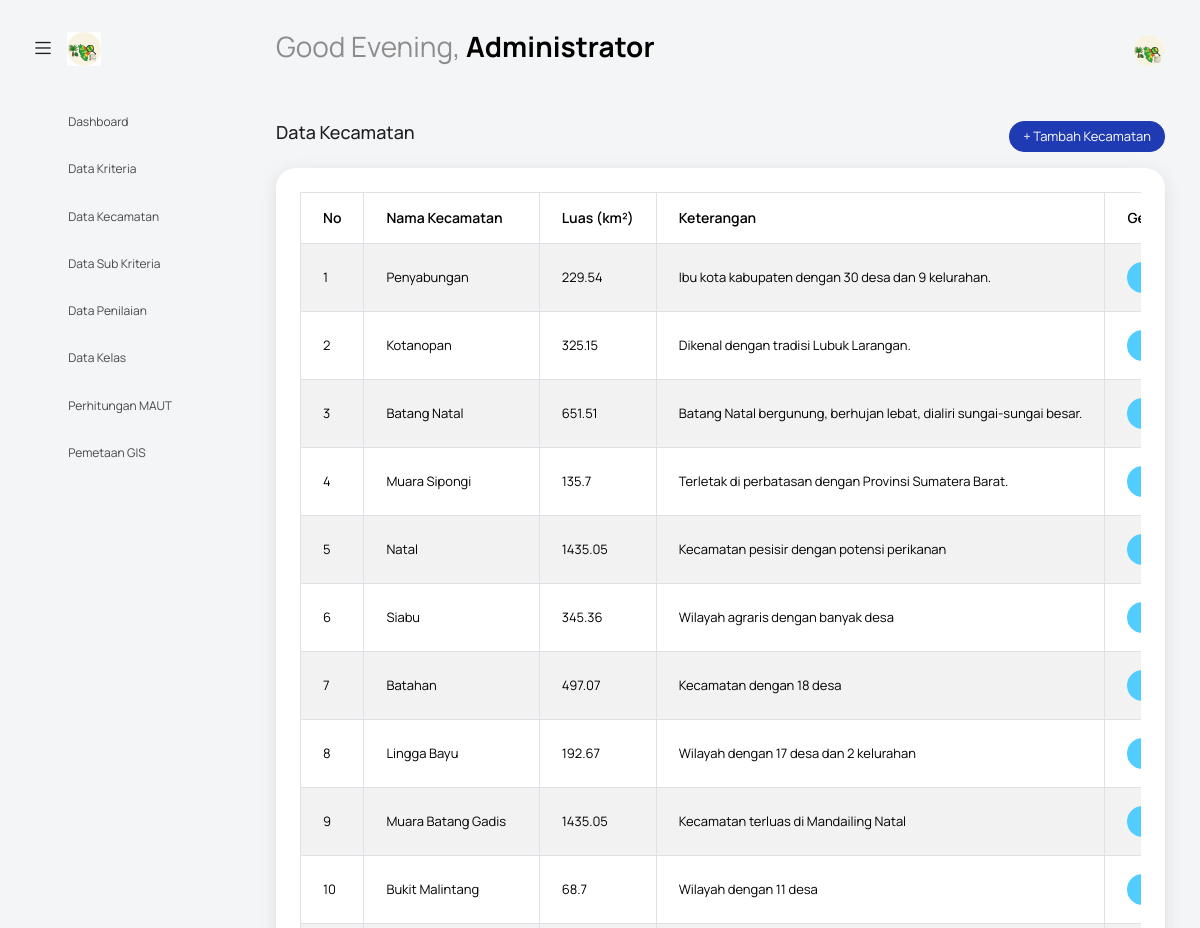
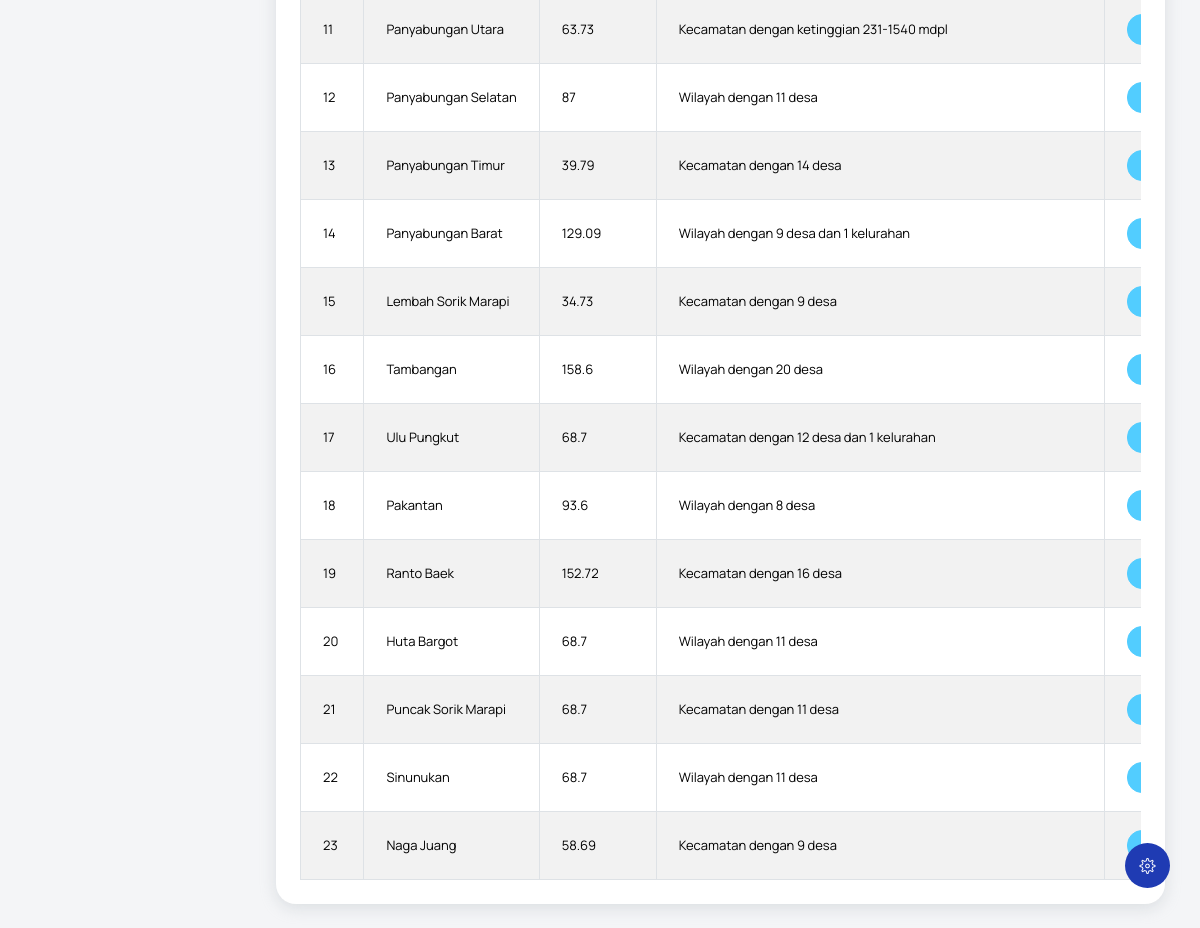
The page /index.php?controller=Kecamatan&action=index (signed in) on the database its author committed (2 pictures, top to bottom).
### tables this page shows
CREATE TABLE `geojson_kecamatan` (
  `id_geojson` int NOT NULL,
  `id_kecamatan` int NOT NULL,
  `data_geojson` mediumtext NOT NULL COMMENT 'Data GeoJSON untuk peta'
);

CREATE TABLE `kecamatan` (
  `id_kecamatan` int NOT NULL,
  `nama_kecamatan` varchar(100) NOT NULL,
  `luas` float DEFAULT NULL COMMENT 'Luas area dalam km2',
  `keterangan` text
);

### controllers/KecamatanController.php (called while the page is built, shortened)
<?php
require_once MODEL_PATH . 'KecamatanModel.php';
class KecamatanController
{
    private $model;
    public function __construct()
    {
        global $koneksi;
        $this->model = new KecamatanModel($koneksi);
    }
    public function index()
    {
        $data = $this->model->getAll();
        include VIEW_PATH . 'kecamatan/index.php';
    }
}

### models/KecamatanModel.php (called while the page is built, shortened)
<?php
class KecamatanModel
{
    private $db;
    public function __construct($koneksi)
    {
        $this->db = $koneksi;
    }
    public function getAll()
    {
        $query = "SELECT kecamatan.*, geojson_kecamatan.data_geojson
                  FROM kecamatan
                  LEFT JOIN geojson_kecamatan ON kecamatan.id_kecamatan = geojson_kecamatan.id_kecamatan";
        return $this->db->query($query);
    }
}

### views/kecamatan/index.php (the view, shortened to what this page needs)
<?php include('template/header.php'); ?>
<body class="with-welcome-text">
  <div class="container-scroller">
    <?php include 'template/navbar.php'; ?>
    <div class="container-fluid page-body-wrapper">
      <?php include 'template/setting_panel.php'; ?>
      <?php include 'template/sidebar.php'; ?>
      <div class="main-panel">
        <div class="content-wrapper">
          <div class="row">
            <div class="col-sm-12">
              <div class="d-flex justify-content-between align-items-center mb-3">
                <h4 class="font-weight-bold">Data Kecamatan</h4>
                <a href="index.php?controller=Kecamatan&action=form" class="btn btn-primary btn-sm">+ Tambah Kecamatan</a>
              </div>
              <div class="card">
                <div class="card-body">
                  <div class="table-responsive">
                    <table class="table table-bordered table-striped">
                      <thead class="thead-light">
                        <tr>
                          <th>No</th>
                          <th>Nama Kecamatan</th>
                          <th>Luas (km²)</th>
                          <th>Keterangan</th>
                          <th>GeoJSON</th>
                        </tr>
                      </thead>
                      <tbody>
                        <?php $no = 1; foreach ($data as $row) : ?>
                          <tr>
                            <td><?= $no++ ?></td>
                            <td><?= htmlspecialchars($row['nama_kecamatan']) ?></td>
                            <td><?= htmlspecialchars($row['luas']) ?></td>
                            <td><?= htmlspecialchars($row['keterangan']) ?></td>
                            <td>
                              <?php if (!empty($row['data_geojson'])) : ?>
                                <a href="index.php?controller=Geojson&action=preview&file=<?= basename($row['data_geojson']) ?>" target="_blank" class="btn btn-sm btn-info">Lihat</a>
                              <?php else : ?>
                                <span class="text-muted">Tidak Ada</span>
                              <?php endif; ?>
                            </td>
                          </tr>
                        <?php endforeach; ?>
                      </tbody>
                    </table>
                  </div>
                </div>
              </div>
            </div>
          </div>
        </div>
      </div>
    </div>
  </div>
</body>
</html>

### rows shown on the page
geojson_kecamatan: id_kecamatan.nama_kecamatan "Penyabungan", id_kecamatan.luas "229.54", id_kecamatan.keterangan "Ibu kota kabupaten dengan 30 desa dan 9 kelurahan."
geojson_kecamatan: id_kecamatan.nama_kecamatan "Kotanopan", id_kecamatan.luas "325.15", id_kecamatan.keterangan "Dikenal dengan tradisi Lubuk Larangan."
geojson_kecamatan: id_kecamatan.nama_kecamatan "Batang Natal", id_kecamatan.luas "651.51", id_kecamatan.keterangan "Batang Natal bergunung, berhujan lebat, dialiri sungai-sungai besar."
geojson_kecamatan: id_kecamatan.nama_kecamatan "Muara Sipongi", id_kecamatan.luas "135.7", id_kecamatan.keterangan "Terletak di perbatasan dengan Provinsi Sumatera Barat."
geojson_kecamatan: id_kecamatan.nama_kecamatan "Natal", id_kecamatan.luas "1435.05", id_kecamatan.keterangan "Kecamatan pesisir dengan potensi perikanan"
geojson_kecamatan: id_kecamatan.nama_kecamatan "Siabu", id_kecamatan.luas "345.36", id_kecamatan.keterangan "Wilayah agraris dengan banyak desa"
geojson_kecamatan: id_kecamatan.nama_kecamatan "Batahan", id_kecamatan.luas "497.07", id_kecamatan.keterangan "Kecamatan dengan 18 desa"
geojson_kecamatan: id_kecamatan.nama_kecamatan "Lingga Bayu", id_kecamatan.luas "192.67", id_kecamatan.keterangan "Wilayah dengan 17 desa dan 2 kelurahan"
geojson_kecamatan: id_kecamatan.nama_kecamatan "Muara Batang Gadis", id_kecamatan.luas "1435.05", id_kecamatan.keterangan "Kecamatan terluas di Mandailing Natal"
geojson_kecamatan: id_kecamatan.nama_kecamatan "Bukit Malintang", id_kecamatan.luas "68.7", id_kecamatan.keterangan "Wilayah dengan 11 desa"
geojson_kecamatan: id_kecamatan.nama_kecamatan "Panyabungan Utara", id_kecamatan.luas "63.73", id_kecamatan.keterangan "Kecamatan dengan ketinggian 231-1540 mdpl"
geojson_kecamatan: id_kecamatan.nama_kecamatan "Panyabungan Selatan", id_kecamatan.luas "87", id_kecamatan.keterangan "Wilayah dengan 11 desa"
geojson_kecamatan: id_kecamatan.nama_kecamatan "Panyabungan Timur", id_kecamatan.luas "39.79", id_kecamatan.keterangan "Kecamatan dengan 14 desa"
geojson_kecamatan: id_kecamatan.nama_kecamatan "Panyabungan Barat", id_kecamatan.luas "129.09", id_kecamatan.keterangan "Wilayah dengan 9 desa dan 1 kelurahan"
geojson_kecamatan: id_kecamatan.nama_kecamatan "Lembah Sorik Marapi", id_kecamatan.luas "34.73", id_kecamatan.keterangan "Kecamatan dengan 9 desa"
geojson_kecamatan: id_kecamatan.nama_kecamatan "Tambangan", id_kecamatan.luas "158.6", id_kecamatan.keterangan "Wilayah dengan 20 desa"
geojson_kecamatan: id_kecamatan.nama_kecamatan "Ulu Pungkut", id_kecamatan.luas "68.7", id_kecamatan.keterangan "Kecamatan dengan 12 desa dan 1 kelurahan"
geojson_kecamatan: id_kecamatan.nama_kecamatan "Pakantan", id_kecamatan.luas "93.6", id_kecamatan.keterangan "Wilayah dengan 8 desa"
geojson_kecamatan: id_kecamatan.nama_kecamatan "Ranto Baek", id_kecamatan.luas "152.72", id_kecamatan.keterangan "Kecamatan dengan 16 desa"
geojson_kecamatan: id_kecamatan.nama_kecamatan "Huta Bargot", id_kecamatan.luas "68.7", id_kecamatan.keterangan "Wilayah dengan 11 desa"
geojson_kecamatan: id_kecamatan.nama_kecamatan "Puncak Sorik Marapi", id_kecamatan.luas "68.7", id_kecamatan.keterangan "Kecamatan dengan 11 desa"
geojson_kecamatan: id_kecamatan.nama_kecamatan "Sinunukan", id_kecamatan.luas "68.7", id_kecamatan.keterangan "Wilayah dengan 11 desa"
geojson_kecamatan: id_kecamatan.nama_kecamatan "Naga Juang", id_kecamatan.luas "58.69", id_kecamatan.keterangan "Kecamatan dengan 9 desa"

### other values the page prints
$greeting "Good Evening"
$_SESSION['nama_lengkap'] "Administrator"
